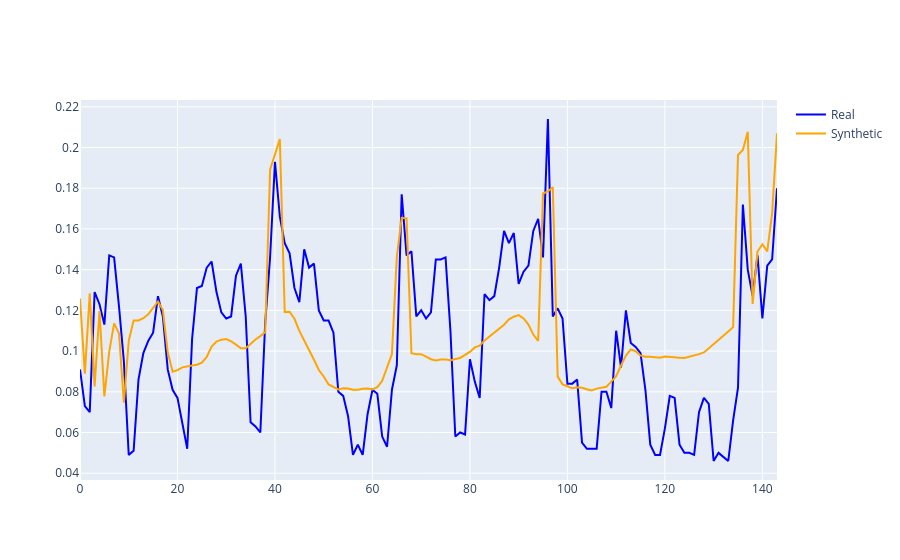

Here is the notebook cell this chart was saved with:
### Markdown cell above
## The Test Set

### Code cell
weather, cluster, time, statistical, spike_type, spike_magnitude, noise, real_energy = utils.get_information(48 * 3, test_df)

weather = weather.to(device)
cluster = cluster.to(device).int()
time = time.to(device)
statistical = statistical.to(device)
spike_type = spike_type.to(dtype=torch.int32)  # or torch.long for indexing
spike_magnitude = spike_magnitude.to(dtype=torch.float32)
spike_type = spike_type.to(device)
spike_magnitude = spike_magnitude.to(device)
real_energy = torch.Tensor(real_energy).to(device)

real_energy = real_energy.unsqueeze(0)

noise = torch.randn(real_energy.shape[0], real_energy.shape[1], 1).to(device)

synthetic_profile, mu, logvar = model_m2s(noise, weather, cluster, time, statistical, spike_type, spike_magnitude)

synthetic_profile = synthetic_profile.flatten().detach().cpu().numpy()
real_energy = real_energy.flatten().detach().cpu().numpy()

fig = go.Figure()

fig.add_trace(go.Scatter(x=np.arange(0, len(real_energy)), y=real_energy, mode='lines', name='Real', line=dict(color='blue')))
fig.add_trace(go.Scatter(x=np.arange(0, len(synthetic_profile)), y=synthetic_profile, mode='lines', name='Synthetic', line=dict(color='orange')))

fig.show()

### Figure 1 — Plotly figure (JSON) as saved in the notebook; plotly's stock layout.template omitted (floating-point values rounded to 4 significant figures; data arrays with more than 128 entries replaced by an {"elided": "..."} marker saying what was removed)
{"data": [{"line": {"color": "blue"}, "mode": "lines", "name": "Real", "type": "scatter", "x": {"elided": "144 int values"}, "y": {"elided": "144 float values"}}, {"line": {"color": "orange"}, "mode": "lines", "name": "Synthetic", "type": "scatter", "x": {"elided": "144 int values"}, "y": {"elided": "144 float values"}}], "layout": {}}
